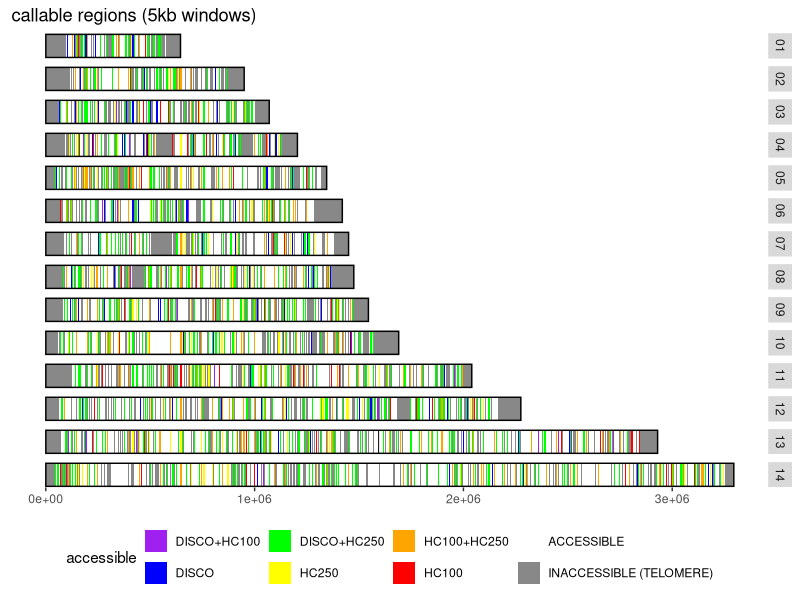
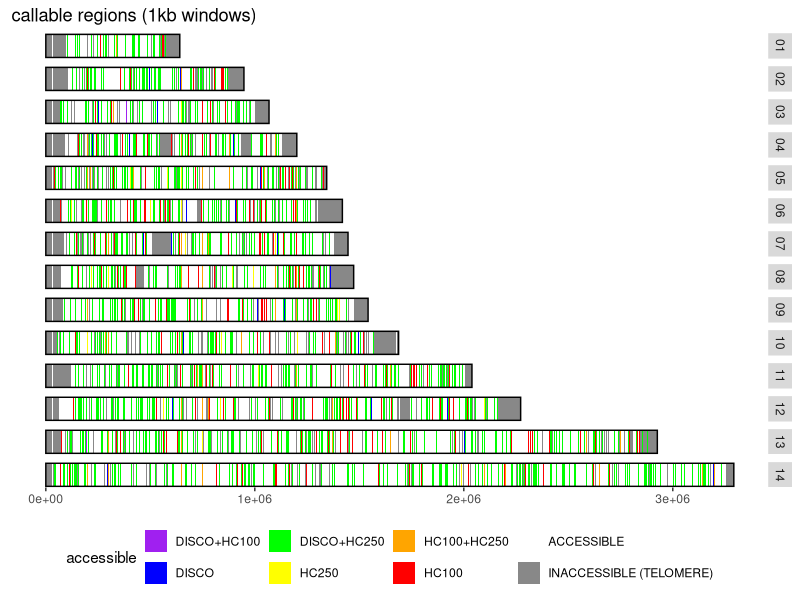
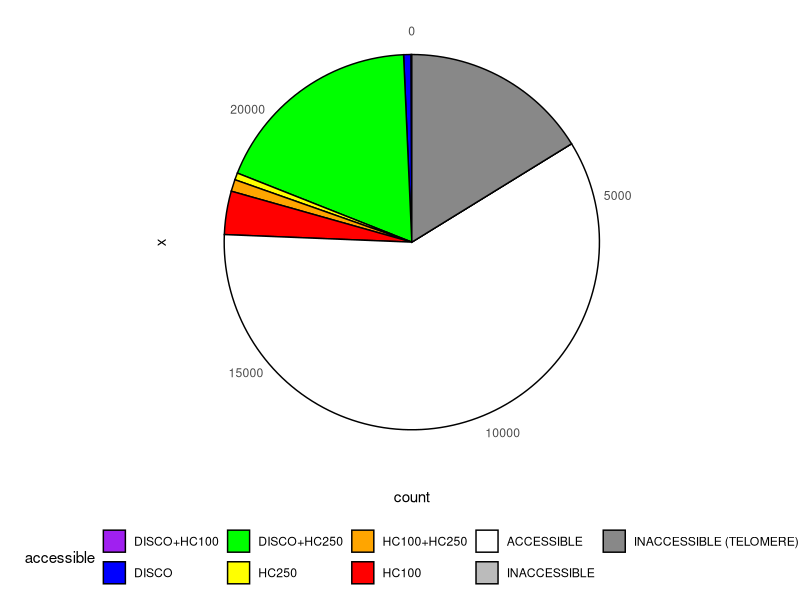
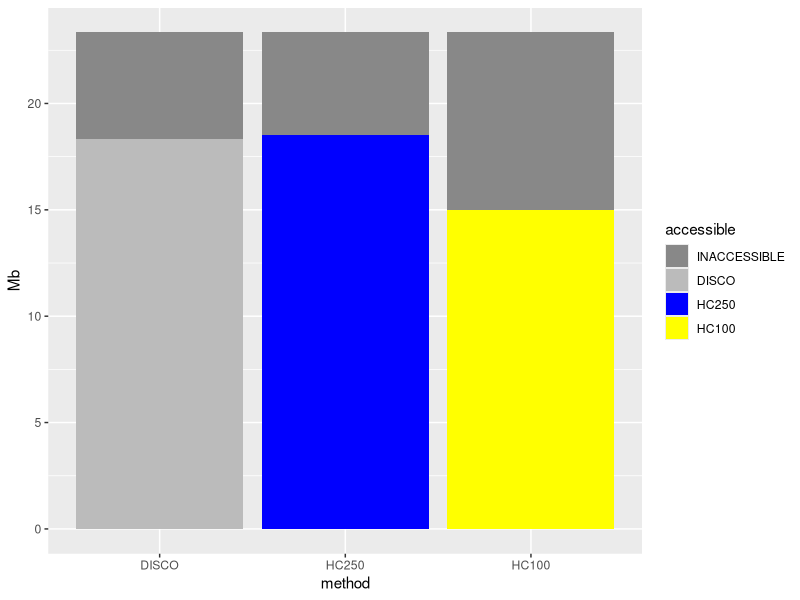

These charts were generated, in order, by the following R code:
## ---- chunk 1
library(ggplot2)
library(knitr)
library(reshape2)
library(hexbin)
opts_chunk$set(fig.width=12, fig.height=7, fig.path="figure/chrs-")
opts_chunk$set(dev=c('png','postscript'))

## ---- chunk 2
telos <- readLines("List.subtelomeres.3D7.regions.txt")
telos <- t(as.data.frame(strsplit(telos,split = ':')))
telos <- as.data.frame(cbind(telos[,1],t(as.data.frame(strsplit(telos[,2],split = '-')))))
colnames(telos) <- c("chr","st","en")
telos$st <- as.numeric(as.character(telos$st))
telos$en <- as.numeric(as.character(telos$en))
levels(telos$chr) <- c("01","02","03","04","05","06","07","08","09","10","11","12","13","14")

telos <- merge(subset(telos,st < 1000),subset(telos,st > 1000),by="chr")
colnames(telos) <- c("chr","stL","enL","stR","enR")

## ---- chunk 3
calcols <- c("chr","st","en","NV","LDfails","LDpass","RSfails","RSpass","df","dn","Dpass","multipass")
callable_disco <- read.table("callable_blocks_fakeNGS_disco.F100.d34-74.5K.SI.txt",stringsAsFactors = T,sep='\t',header=F,col.names = calcols)
callable_HC100 <- read.table("callable_blocks_fakeNGS_haplo_rl100.F100.d34-74.5K.SI.txt",stringsAsFactors = T,sep='\t',header=F,col.names = calcols)
callable_HC250 <- read.table("callable_blocks_fakeNGS_haplo_rl250.F100.d34-74.5K.SI.txt",stringsAsFactors = T,sep='\t',header=F,col.names = calcols)

callable_disco <- callable_disco[,c(1,2,3,12)]
callable_HC100 <- callable_HC100[,c(1,2,3,12)]
callable_HC250 <- callable_HC250[,c(1,2,3,12)]
colnames(callable_disco)[[4]] <- "disco"
colnames(callable_HC100)[[4]] <- "HC100"
colnames(callable_HC250)[[4]] <- "HC250"
callable_HC100$HC100 = callable_HC100$HC100=="True"
callable_HC250$HC250 = callable_HC250$HC250=="True"
callable_disco$disco = callable_disco$disco=="True"

callable<-merge(merge(callable_disco,callable_HC100),callable_HC250)
# callable$accessible <- NULL
# callable[callable$disco=="True" & callable$haplo=="False","accessible"] <- "DISCOVAR only"
# callable[callable$disco=="False" & callable$haplo=="True","accessible"] <- "haplo only"
# callable[callable$disco=="False" & callable$haplo=="False","accessible"] <- "inacessible"

levels(callable$chr) <- c("MIT","01","02","03","04","05","06","07","08","09","10","11","12","13","14","API")
callable <- subset(callable,!chr %in% c("MIT","API"))


callable$telo=F
tmp <- merge(callable,telos,by="chr",all.x=T)

tmp[is.na(tmp$stL),c("stL","enL","stR","enR")] <- -1
tmp$telo[tmp$en < tmp$enL] = T # "L"
tmp$telo[tmp$st > tmp$stR] = T # "R"
callable <- tmp[,colnames(callable)]
rm(tmp)

## ---- chunk 4
callable$accessible<-NA
callable$accessible[is.na(callable$accessible) & (callable$disco & callable$HC100 & callable$HC250)] <- "ACCESSIBLE"
callable$accessible[is.na(callable$accessible) & (callable$HC100 & callable$HC250)] <- "HC100+HC250"
callable$accessible[is.na(callable$accessible) & (callable$disco & callable$HC250)] <- "DISCO+HC250"
callable$accessible[is.na(callable$accessible) & (callable$disco & callable$HC100)] <- "DISCO+HC100"
callable$accessible[is.na(callable$accessible) & (callable$disco)] <- "DISCO"
callable$accessible[is.na(callable$accessible) & (callable$HC100)] <- "HC100"
callable$accessible[is.na(callable$accessible) & (callable$HC250)] <- "HC250"
callable$accessible[is.na(callable$accessible) & callable$telo] <- "INACCESSIBLE (TELOMERE)"
callable$accessible[is.na(callable$accessible)] <- "INACCESSIBLE"

cats <- c("DISCO+HC100","DISCO","DISCO+HC250","HC250","HC100+HC250","HC100",
          "ACCESSIBLE","INACCESSIBLE",
          "INACCESSIBLE (TELOMERE)")
callable$accessible <- factor(callable$accessible,levels=cats)
catcols <- c("purple","blue","green","yellow","orange","red",
          
          "white","#BBBBBB","#888888")
names(catcols)<-cats

## ---- chunk 5
chrlen <- as.data.frame(aggregate(callable$en,list(callable$chr),FUN=max))
chrlen$st=1
colnames(chrlen) <- c("chr","st","en")
## ---- chunk 6

blank_theme <-   theme(axis.line.y=element_blank(), axis.ticks.y=element_blank(),axis.text.y=element_blank(),
        panel.background=element_blank(),panel.grid.major = element_blank(), panel.grid.minor = element_blank(),
        legend.position="bottom")

ggplot(callable,aes(xmin=st,xmax=en,ymin=0,ymax=1)) + 
  ggtitle(paste("callable regions (5kb windows)")) +
  geom_rect(aes(fill=accessible)) + scale_fill_manual(values=catcols)+
  geom_rect(data=chrlen,fill=NA,colour="black") + 
  facet_grid(chr ~ .)   + theme(axis.text.y = element_blank(),axis.ticks.y=element_blank(),legend.position="bottom") +
  theme(panel.background = element_rect(fill='white'), panel.grid.major = element_blank(), panel.grid.minor = element_blank())


## ---- chunk 7
calcols <- c("chr","st","en","NV","LDfails","LDpass","RSfails","RSpass","df","dn","Dpass","multipass")
callable_disco <- read.table("callable_blocks_fakeNGS_disco.F100.d34-74.1K.SI.txt",stringsAsFactors = T,sep='\t',header=F,col.names = calcols)
callable_HC100 <- read.table("callable_blocks_fakeNGS_haplo_rl100.F100.d34-74.1K.SI.txt",stringsAsFactors = T,sep='\t',header=F,col.names = calcols)
callable_HC250 <- read.table("callable_blocks_fakeNGS_haplo_rl250.F100.d34-74.1K.SI.txt",stringsAsFactors = T,sep='\t',header=F,col.names = calcols)

callable_disco <- callable_disco[,c(1,2,3,12)]
callable_HC100 <- callable_HC100[,c(1,2,3,12)]
callable_HC250 <- callable_HC250[,c(1,2,3,12)]
colnames(callable_disco)[[4]] <- "disco"
colnames(callable_HC100)[[4]] <- "HC100"
colnames(callable_HC250)[[4]] <- "HC250"
callable_HC100$HC100 = callable_HC100$HC100=="True"
callable_HC250$HC250 = callable_HC250$HC250=="True"
callable_disco$disco = callable_disco$disco=="True"

callable<-merge(merge(callable_disco,callable_HC100),callable_HC250)
# callable$accessible <- NULL
# callable[callable$disco=="True" & callable$haplo=="False","accessible"] <- "DISCOVAR only"
# callable[callable$disco=="False" & callable$haplo=="True","accessible"] <- "haplo only"
# callable[callable$disco=="False" & callable$haplo=="False","accessible"] <- "inacessible"

levels(callable$chr) <- c("MIT","01","02","03","04","05","06","07","08","09","10","11","12","13","14","API")
callable <- subset(callable,!chr %in% c("MIT","API"))


callable$telo=F
tmp <- merge(callable,telos,by="chr",all.x=T)

tmp[is.na(tmp$stL),c("stL","enL","stR","enR")] <- -1
tmp$telo[tmp$en < tmp$enL] = T # "L"
tmp$telo[tmp$st > tmp$stR] = T # "R"
callable <- tmp[,colnames(callable)]
rm(tmp)

## ---- chunk 8
callable$accessible<-NA
callable$accessible[is.na(callable$accessible) & (callable$disco & callable$HC100 & callable$HC250)] <- "ACCESSIBLE"
callable$accessible[is.na(callable$accessible) & (callable$HC100 & callable$HC250)] <- "HC100+HC250"
callable$accessible[is.na(callable$accessible) & (callable$disco & callable$HC250)] <- "DISCO+HC250"
callable$accessible[is.na(callable$accessible) & (callable$disco & callable$HC100)] <- "DISCO+HC100"
callable$accessible[is.na(callable$accessible) & (callable$disco)] <- "DISCO"
callable$accessible[is.na(callable$accessible) & (callable$HC100)] <- "HC100"
callable$accessible[is.na(callable$accessible) & (callable$HC250)] <- "HC250"
callable$accessible[is.na(callable$accessible) & callable$telo] <- "INACCESSIBLE (TELOMERE)"
callable$accessible[is.na(callable$accessible)] <- "INACCESSIBLE"

cats <- c("DISCO+HC100","DISCO","DISCO+HC250","HC250","HC100+HC250","HC100",
          "ACCESSIBLE","INACCESSIBLE",
          "INACCESSIBLE (TELOMERE)")
callable$accessible <- factor(callable$accessible,levels=cats)
catcols <- c("purple","blue","green","yellow","orange","red",
          
          "white","#BBBBBB","#888888")
names(catcols)<-cats

## ---- chunk 9
chrlen <- as.data.frame(aggregate(callable$en,list(callable$chr),FUN=max))
chrlen$st=1
colnames(chrlen) <- c("chr","st","en")
## ---- chunk 10

blank_theme <-   theme(axis.line.y=element_blank(), axis.ticks.y=element_blank(),axis.text.y=element_blank(),
        panel.background=element_blank(),panel.grid.major = element_blank(), panel.grid.minor = element_blank(),
        legend.position="bottom")

ggplot(callable,aes(xmin=st,xmax=en,ymin=0,ymax=1)) + 
  ggtitle(paste("callable regions (1kb windows)")) +
  geom_rect(aes(fill=accessible)) + scale_fill_manual(values=catcols)+
  geom_rect(data=chrlen,fill=NA,colour="black") + 
  facet_grid(chr ~ .)   + theme(axis.text.y = element_blank(),axis.ticks.y=element_blank(),legend.position="bottom") +
  theme(panel.background = element_rect(fill='white'), panel.grid.major = element_blank(), panel.grid.minor = element_blank())


## ---- chunk 11
callableTab <- as.data.frame(table(callable$accessible))
colnames(callableTab) <- c("accessible","count")
callableTab$pc <- round(callableTab$count / sum(callableTab$count),2)

write.table(callableTab,sep="\t",quote=F,row.names = F)

ggplot(callableTab,aes(x="",y=count,fill=accessible)) + 
  geom_bar(width = 0.4,stat="identity",position="stack",colour="black") + scale_fill_manual(values=catcols)+
  coord_polar("y")+
  blank_theme


## ---- chunk 12
callable_disco <- read.table("callable_blocks_fakeNGS_disco.F100.d34-74.1K.SI.txt",stringsAsFactors = T,sep='\t',header=F,col.names = calcols)
callable_HC100 <- read.table("callable_blocks_fakeNGS_haplo_rl100.F100.d34-74.1K.SI.txt",stringsAsFactors = T,sep='\t',header=F,col.names = calcols)
callable_HC250 <- read.table("callable_blocks_fakeNGS_haplo_rl250.F100.d34-74.1K.SI.txt",stringsAsFactors = T,sep='\t',header=F,col.names = calcols)

callable_disco$accessible <- "INACCESSIBLE"
callable_HC250$accessible <- "INACCESSIBLE"
callable_HC100$accessible <- "INACCESSIBLE"
callable_disco$accessible[callable_disco$multipass=="True"] <- "DISCO"
callable_HC250$accessible[callable_HC250$multipass=="True"] <- "HC250"
callable_HC100$accessible[callable_HC100$multipass=="True"] <- "HC100"

callable_disco <- callable_disco[,c(1,2,3,13)]
callable_HC100 <- callable_HC100[,c(1,2,3,13)]
callable_HC250 <- callable_HC250[,c(1,2,3,13)]

callable_disco$method<-"DISCO"
callable_HC250$method<-"HC250"
callable_HC100$method<-"HC100"
callableSt <- (rbind(callable_disco,callable_HC250,callable_HC100))
callableSt$method <- factor(callableSt$method,levels=c("DISCO","HC250","HC100"))
callableSt$accessible <- factor(callableSt$accessible,levels=c("INACCESSIBLE (telomere)","INACCESSIBLE",
                                                               "DISCO","HC250","HC100"))
levels(callableSt$chr) <- c("MIT","01","02","03","04","05","06","07","08","09","10","11","12","13","14","API")

#MARK OUT TELOMERES
for (i in c(0:dim(telos)[[1]]) ) {
  c <- as.character(telos[i,"chr"])
  s <- telos[i,"stL"]; e <- telos[i,"enL"];
  callableSt[callableSt$accessible=="INACCESSIBLE" &
               (callableSt$chr==c & callableSt$en<e & callableSt$st>s),"accessible"] <- "INACCESSIBLE (telomere)"
  s <- telos[i,"stR"]; e <- telos[i,"enR"];
  callableSt[callableSt$accessible=="INACCESSIBLE" &
               (callableSt$chr==c & callableSt$en<e & callableSt$st>s),"accessible"] <- "INACCESSIBLE (telomere)"
}

ggplot(callableSt,aes(x=method,fill=accessible)) + 
  geom_bar(position="stack") + scale_fill_manual(values=c("#888888","#BBBBBB","blue","yellow","red")) +
  scale_y_continuous(breaks=seq(0,25000,5000),labels=seq(0,25,5),name="Mb")


